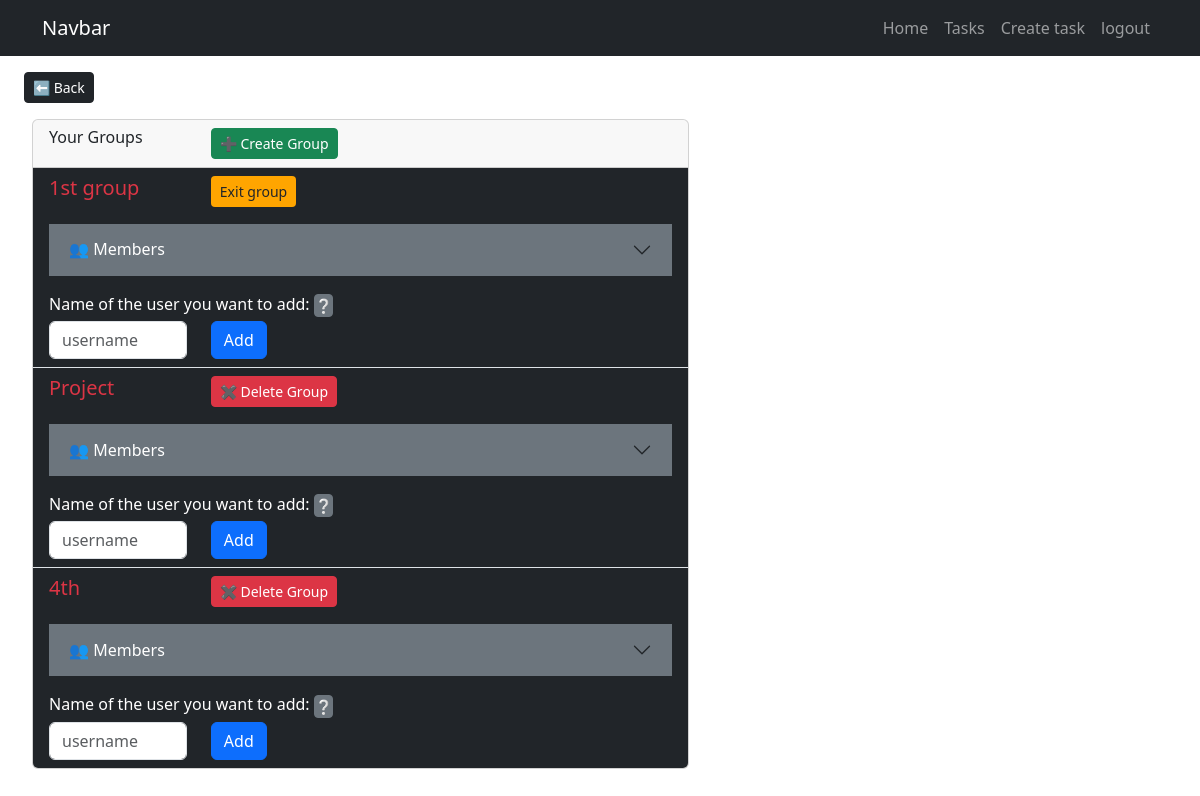
Before: /tasks/manage/group/ (signed in) with the older database file.
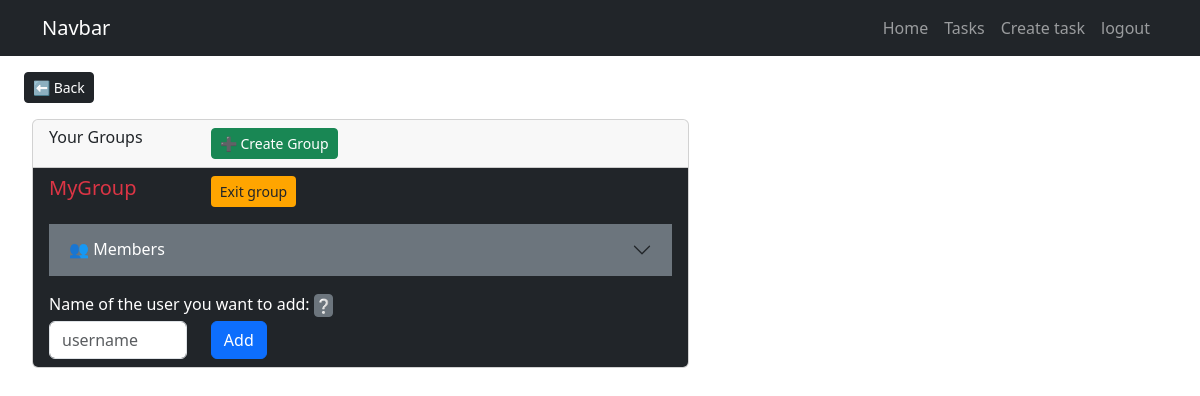
After: the same page with the newer database file.
### tasks/models.py (models this page shows, shortened)
class GroupMembers(models.Model):
    person = models.ForeignKey(User, on_delete=models.CASCADE)
    group = models.ForeignKey(GroupUsers, on_delete=models.CASCADE, related_name='group_members')
    date_joined = models.DateTimeField(auto_now_add=True)
    charge = models.CharField(max_length=64, null=True)

class GroupUsers(models.Model):
    name = models.CharField(max_length=128)
    members = models.ManyToManyField(User, through="GroupMembers")

### tasks/views.py (the view)
# urls.py: path('tasks/manage/group/',views.showGroup, name="managegroup"),
@login_required
def showGroup(request):
    g = GroupMembers.objects.filter(person=request.user)
    members = []
    for x in g:
        xmembers = GroupMembers.objects.filter(group=x.group)
        members.append(xmembers)
    return render (request, 'manage_group.html' , {'groups':g,'members':members})

### tasks/templates/manage_group.html (shortened to what this page needs)
{% extends 'base.html' %}
{% block content %}
<button class="btn btn-dark btn-sm  mx-4 text-white mt-3">
    <a class="text-decoration-none py-1 text-white" href="{% url 'usertask' %}"> ⬅ Back</a>
</button>
    <div class="row mt-3 mx-3">
        <div class="col-12">
            <div class="row">
                <div class="col-md-7 mx-1">
                    <div class="card">
                        <div class="card-header">
                            <div class="row">
                                <div class="col-md-3">
                                    <h6>Your Groups</h6>
                                </div>
                                <div class="col-md-6">
                                    <button class="btn btn-success btn-sm">
                                        <a class="text-decoration-none text-white" href="{% url 'creategroup' %}">➕ Create Group</a>
                                    </button>
                                </div>
                            </div>
                        </div>
                        <ul class="list-group list-group-flush">
                            {% for z in groups %}
                            <li class="list-group-item bg-dark text-white">
                                <div class="row">
                                    <div class="col-12">
                                        <div class="row mb-3">
                                            <div class="col-md-3">
                                                <h5><a class="text-decoration-none text-danger" href="{% url 'modifyGroup' z.group.id %}">{{z.group.name}}</a></h5>
                                            </div>
                                            {% for index in members %}
                                            {% for per in index %}
                                                {% if per.person == user %}
                                                    {% if per.group.id == z.group.id %}
                                                        {% if per.charge == 'Leader' %}
                                                        <div class="col-md-3">
                                                            <form action="{% url 'deleteGroup' z.group.id %}" method="POST">
                                                            <button class="btn btn-danger btn-sm">✖ Delete Group</button>
                                                            </form>
                                                        </div>
                                                        {% elif per.charge != 'Leader' %}
                                                        <div class="col-md-3">
                                                            <form action="{% url 'exitGroup' z.group.id %}" method="POST">
                                                            <button class="btn btn-sm" style="background-color: orange"> Exit group</button>
                                                            </form>
                                                        </div>
                                                        {% endif %}
                                                    {% endif %}
                                                {% endif %}
                                            {% endfor %}
                                        {% endfor %}
                                        </div>
                                        <div class="accordion accordion-flush" id="accordionFlushExample">
                                            <div class="accordion-item">
                                              <h2 class="accordion-header">
                                                <button class="accordion-button bg-secondary text-white collapsed" type="button" data-bs-toggle="collapse" data-bs-target="#{{z.group.id}}x" aria-expanded="false" aria-controls="{{z.group.id}}x">
                                                    👥 Members
                                                </button>
                                              </h2>
                                            </div>
                                        </div>
                                    </div>
                                    <div class="col">
                                        <form class="row g-3" action="{% url 'addMembers' z.group.id%}" method="POST">
                                            <div class="col-12">
                                                <div class="row">
                                                    <div class="col-12 mb-1">
                                                        <label for="find" class="mb-0 mt-3">Name of the user you want to add: </label>
                                                        <button type="button" class="btn text-white btn-sm btn-secondary g-0 p-0" data-toggle="tooltip" data-placement="top" title="The add button will only work if the user exists">❔</button>
                                                    </div>
                                                    <div class="col-md-3">
                                                        <input class="form-control " type="text" name="find" placeholder="username" id="find">
                                                    </div>
                                                    <div class="col-md-6">
                                                        <button class="btn btn-primary" id="Add" name="action" value="add_member"> Add </button>
                                                    </div>
                                                </div>
                                            </div>
                                        </form>
                                    </div>
                                </div>
                            </li>
                            {% endfor %}
                        </ul>
                    </div>
                </div>
            </div>
        </div>
    </div>
{% endblock %}

### tasks/templates/base.html (shortened to what this page needs)
<!DOCTYPE html>
<html>
    <head>
        <link href="https://cdn.jsdelivr.net/npm/bootstrap@5.3.0/dist/css/bootstrap.min.css" rel="stylesheet">
    </head>
    <body>
        <nav class="navbar navbar-expand-lg bg-dark navbar-dark">
            <div class="container">
              <a class="navbar-brand" href="/">Navbar</a>
              <div class="collapse navbar-collapse" id="navbarNav">
                <ul class="navbar-nav ms-auto">
                    <li class="nav-item">
                        <a class="nav-link" href="/">Home</a>
                    </li>
                    {% if user.is_authenticated %}
                    <li class="nav-item">
                        <a class="nav-link" href="{% url 'usertask' %}">Tasks</a>
                    </li>
                    <li class="nav-item">
                        <a class="nav-link" href="{% url 'createTask' %}">Create task</a>
                    </li>
                    <li class="nav-item">
                        <a class="nav-link" href="/logout">logout</a>
                    </li>
                    {%  endif %}
                </ul>
              </div>
            </div>
        </nav>
        {% block content %}
        {% endblock %}
    </body>
</html>

Changed rows visible on the page:
removed GroupMembers: group.name "1st group", charge "Exit group"
removed GroupMembers: group.name "Project", charge "✖ Delete Group"
removed GroupMembers: group.name "4th", charge "✖ Delete Group"
added GroupMembers: group.name "MyGroup", charge "Exit group"
